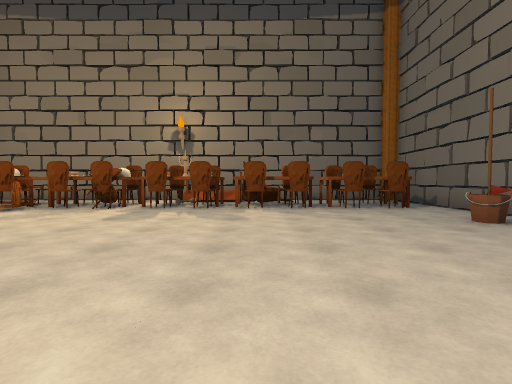
view 1 (above)

15 first-person views from a walk through a Unity game level. The camera is 1.2 m above the floor, tilts 2° down and sees 85° across. The floor is counted in squares, 2 m on a side. Each view is taken from the middle of a square. On the plan, view 1 faces up. The plan holds only what a view shows up to about 9 squares ahead; the rest is blank. The place goes on beyond the plan. The player character is not drawn. Some animated figures are left out.

view 2
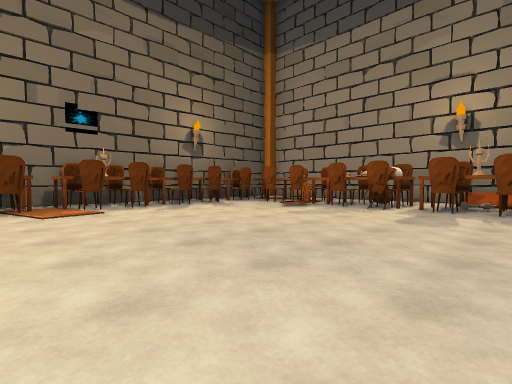

view 3
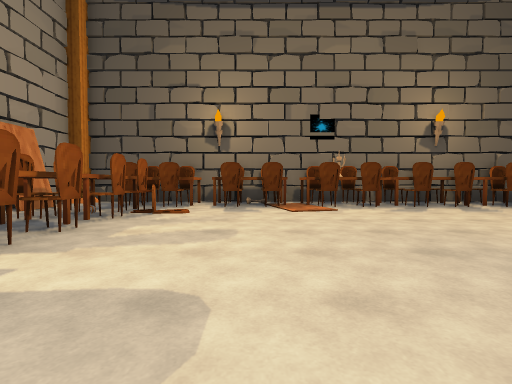

view 4
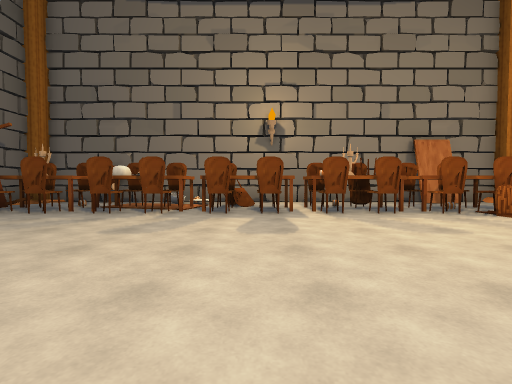

view 5
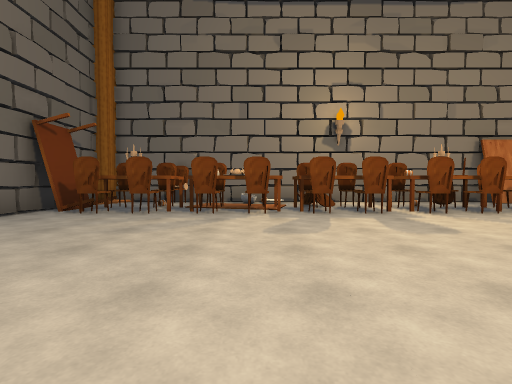

view 6
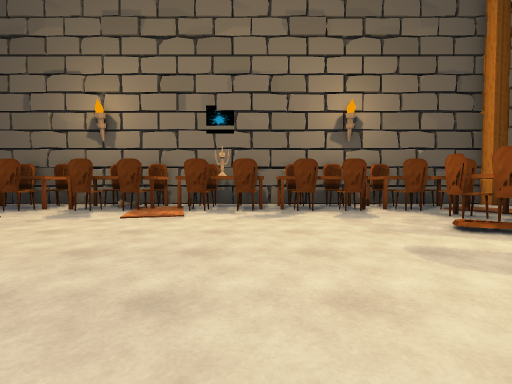

view 7
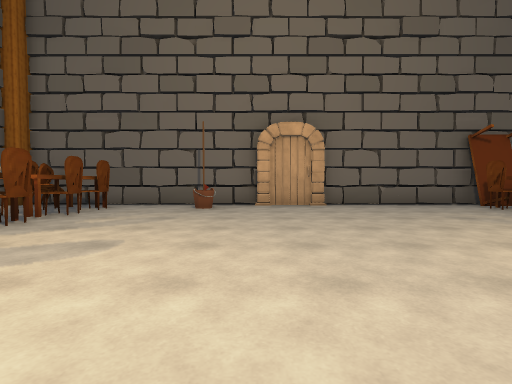

view 8
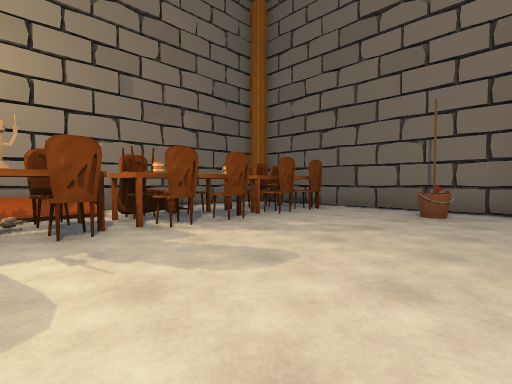

view 9
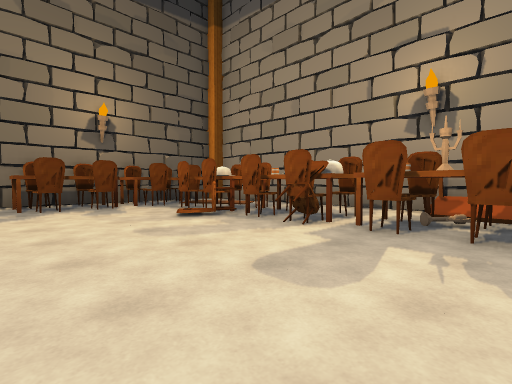

view 10
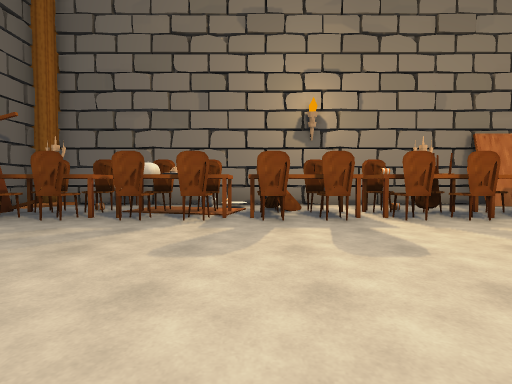

view 11
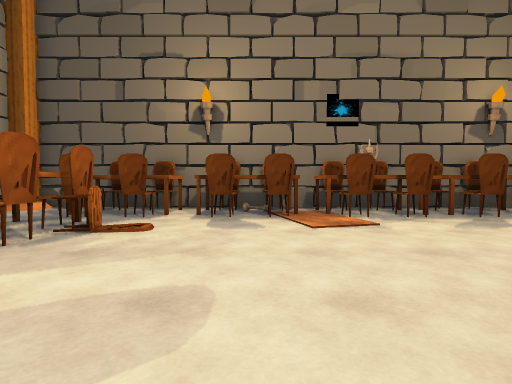

view 12
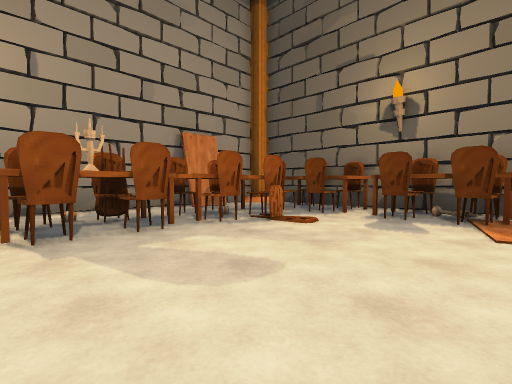

view 13
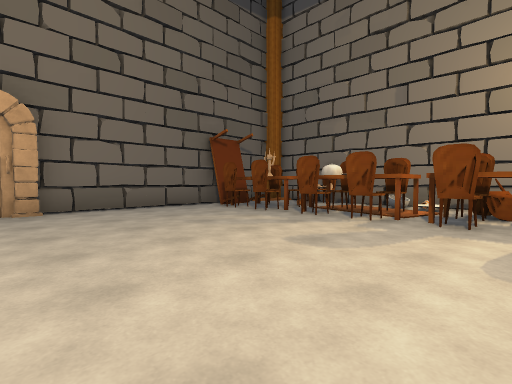

view 14
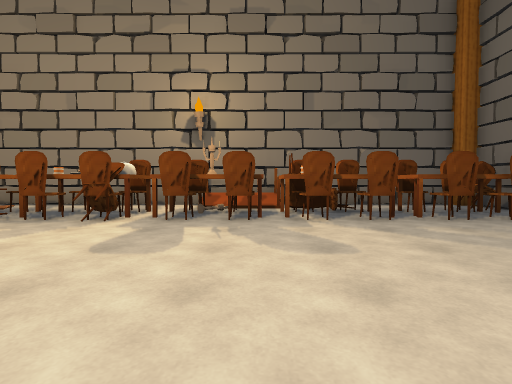

view 15
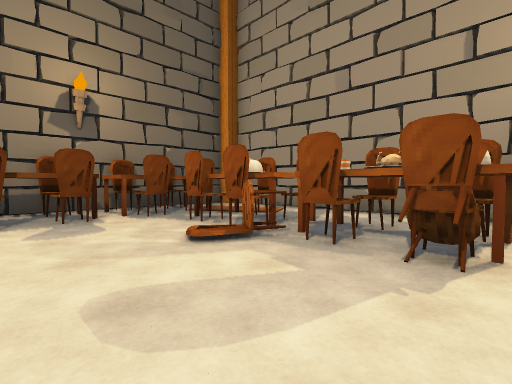

### Floor plan
Points are (right, up) in squares from view 1. A wall is a line through its corners. A room is listed if a view was taken in it or the views show most of it. See-through windows are left out.
Room 1 (views 1, 2, 3, 4, 5, 6, 7, 8, 9, 10, 11, 12, 13, 14, 15)
walls: (4.3, 1.6) (4.4, 1.9) (4.2, 2.5); (4.4, 1.1) (4.4, 3); (4.6, 2.9) (4.6, 9.1); (0.5, -5.5) (4.2, -5.5); (-7.7, -4.9) (-6.6, -4.9); (4.1, -5.1) (4.6, -5.1) (4.6, 1.2); (4.4, 9.5) (-8.7, 9.5); (-9.2, 9.1) (-9.6, 9.1) (-9.6, -5.5) (-0.5, -5.5)
objects: other object (-9, -3); other object (-9, -2); other object (-9, -1); other object (-9, 0); other object (-9, 2); other object (-9, 3); other object (-9, 4); other object (-9, 5); other object (-9, 6); other object (-9, 7); other object (-9, 8) to (-8, 8); other object (-8, -3); other object (-8, -2); other object (-8, -1); other object (-8, 0); other object (-8, 2); other object (-8, 3); other object (-8, 4); other object (-8, 5); other object (-8, 6); other object (-8, 7); other object (-7, -4); other object (-7, -3); other object (-7, 7); other object (-7, 8); other object (-6, -4); other object (-6, -3); other object (-6, -2); other object (-6, 7); other object (-6, 8); other object (-5, 6); other object (-5, 7); other object (-5, 8) to (-4, 8); other object (-4, -4); other object (-4, -3); other object (-4, 6); other object (-4, 7); other object (-3, -4); other object (-3, -3); other object (-3, 7); other object (-3, 8); other object (-2, -4); other object (-2, -3); other object (-2, 7); other object (-2, 8); other object (-1, -4); other object (-1, -3); other object (-1, 7); other object (-1, 8); other object (-1, 9); other object (0, -5); other object (0, -4); other object (0, -3); other object (0, 7); other object (0, 8); other object (1, -4); other object (1, -3); other object (1, 8); other object (2, -5); other object (2, -4); other object (2, -3); other object (2, 7); other object (2, 8); other object (3, -4); other object (3, -3); other object (3, 7); other object (3, 8); other object (4, -4) to (4, -3); other object (4, 4); other object (4, 8)

Positions as (right, up) in squares from view 1, and headings:
1: (0, 0), facing up
2: (-1, 0), facing up-left
3: (-1, 0), facing left
4: (-2, 3), facing down
5: (0, 3), facing down
6: (-2, 3), facing left
7: (-3, 3), facing right
8: (-2, 3), facing up-right
9: (-1, 3), facing up-left
10: (-1, 2), facing down
11: (-3, 0), facing left
12: (-3, 1), facing down-left
13: (-2, 2), facing down-right
14: (-1, 2), facing up
15: (-3, 4), facing up-left
